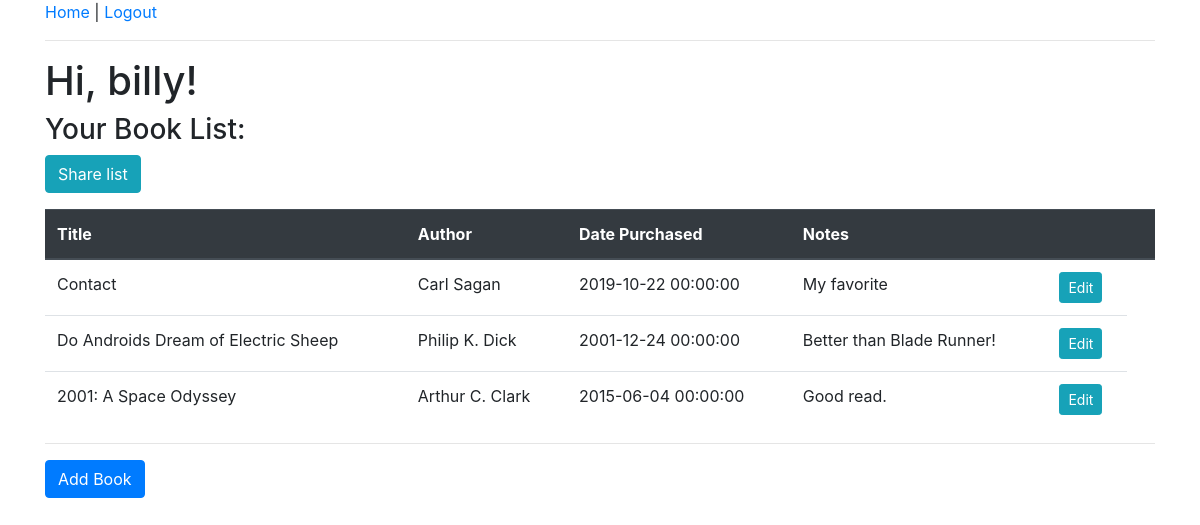
The app's page /index (signed in) with its own data.
### app/models.py (models this page shows, shortened)
class User(UserMixin, db.Model):
    id = db.Column(db.Integer, primary_key=True)
    username = db.Column(db.String(64), index=True, unique=True)
    email = db.Column(db.String(120), index=True, unique=True)
    password_hash = db.Column(db.String(128))
    verified = db.Column(db.Boolean(), default=False)
    books = db.relationship('Book', backref='user', lazy=True)
    @login.user_loader
    def load_user(id):
        return User.query.get(int(id))

class Book(db.Model):
    id = db.Column(db.Integer, primary_key=True)
    title = db.Column(db.String(140))
    author = db.Column(db.String(64))
    date_purchased = db.Column(db.DateTime)
    notes = db.Column(db.String(200))
    user_id = db.Column(db.Integer, db.ForeignKey('user.id'))

### app/main/routes.py (the view)
@bp.route('/')
@bp.route('/index')
@login_required
def index():
    books = current_user.books
    return render_template('index.html', title='Home', books=books)

### app/templates/index.html
{% extends "base.html" %}
{% block content %}
    <h1>Hi, {{ current_user.username }}!</h1>
	<h3>Your Book List:</h3>
	<p><a class="btn btn-info" href="{{ url_for('main.send_book_list') }}">Share list</a><p>
	{% if books %}
	<table class="table table-hover ">
	<thead class="thead-dark">
		<tr>
			<th>Title</th>
			<th>Author</th>
			<th>Date Purchased</th>
			<th>Notes</th>
			<th><th>
		</tr>
	</thead>
	<tbody>
		{% for book in books %}
		<tr>
			<td>{{ book.title }}</td>
			<td>{{ book.author }}</td>
			<td>{{ book.date_purchased }}</td>
			<td>{{ book.notes }}</td>
			<td><a class="btn btn-info btn-sm" href="{{ url_for('main.edit_book', book_id=book.id) }}">Edit</a></td>
		</tr>
		{% endfor %}
	</tbody>
	</table>
	{% else %}
	<p>You do not have any books in your list.</p>
	{% endif %}
	<hr>
	<p><a class="btn btn-primary" href="{{ url_for('main.add_book') }}">Add Book</a></p>
{% endblock %}

### app/templates/base.html (shortened to what this page needs)
<!doctype html>
<html lang="en">
<html>
    <head>
	  <link rel="stylesheet" href= "{{ url_for('static',filename='styles/bootstrap.min.css') }}">
    </head>
    <body>
		<div class="container">
	        <div>
				<a href="{{ url_for('main.index') }}">Home</a> |
				{% if current_user.is_anonymous %}
				<a href="{{ url_for('auth.login') }}">Login</a>
				{% else %}
				<a href="{{ url_for('auth.logout') }}">Logout</a>
				{% endif %}
			</div>
	        <hr>
	        {% block content %}{% endblock %}
		</div>
    </body>
</html>

### records on screen
User: username "billy"
Book: title "Contact", author "Carl Sagan", date_purchased "2019-10-22 00:00:00", notes "My favorite"
Book: title "Do Androids Dream of Electric Sheep", author "Philip K. Dick", date_purchased "2001-12-24 00:00:00", notes "Better than Blade Runner!"
Book: title "2001: A Space Odyssey", author "Arthur C. Clark", date_purchased "2015-06-04 00:00:00", notes "Good read."
